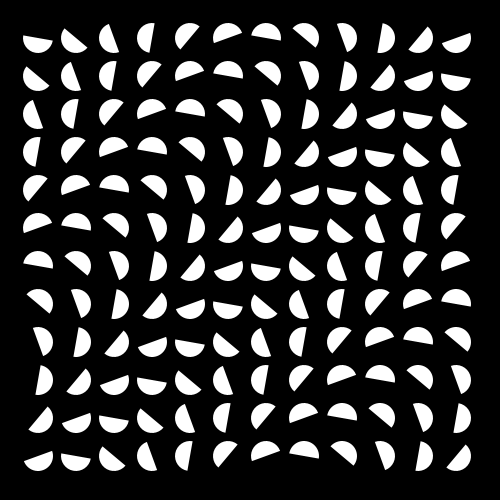
Frame 1 (no input)
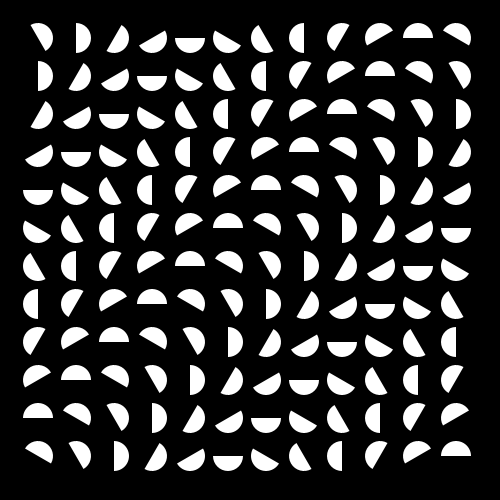
Frame 60 (the mouse pressed at the canvas centre just before this capture)
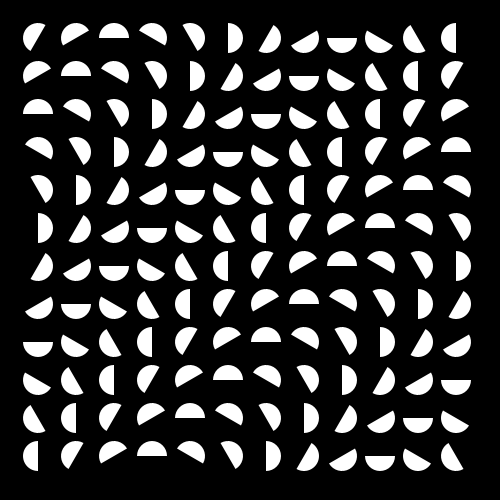
Frame 120 (the mouse held since frame 60 and released just before this capture)

The Processing sketch that drew these frames (run headless with seeded random() and noise(); from frame 60 on, the mouse is pressed at the canvas centre):

// Processing sketch: processing_71164
// ── processing_71164.pde

int rot = 0;
int distance = 38;
int offset = 0;
void setup() 
{
    size(500,500);
    fill(255);
    noStroke();
    smooth();
    frameRate(30);
}

void draw()
{   
    rot+=10;
    background(0);
    for(int c = 0; c <=11; c++)
    {
        for(int r=0; r<=11; r++)
        {
            offset=r*30 + c*30;
            arc(distance+r*distance, distance + c*distance, 30, 30, radians(offset+rot), radians(rot+180+offset));
            
        }
    }
}
